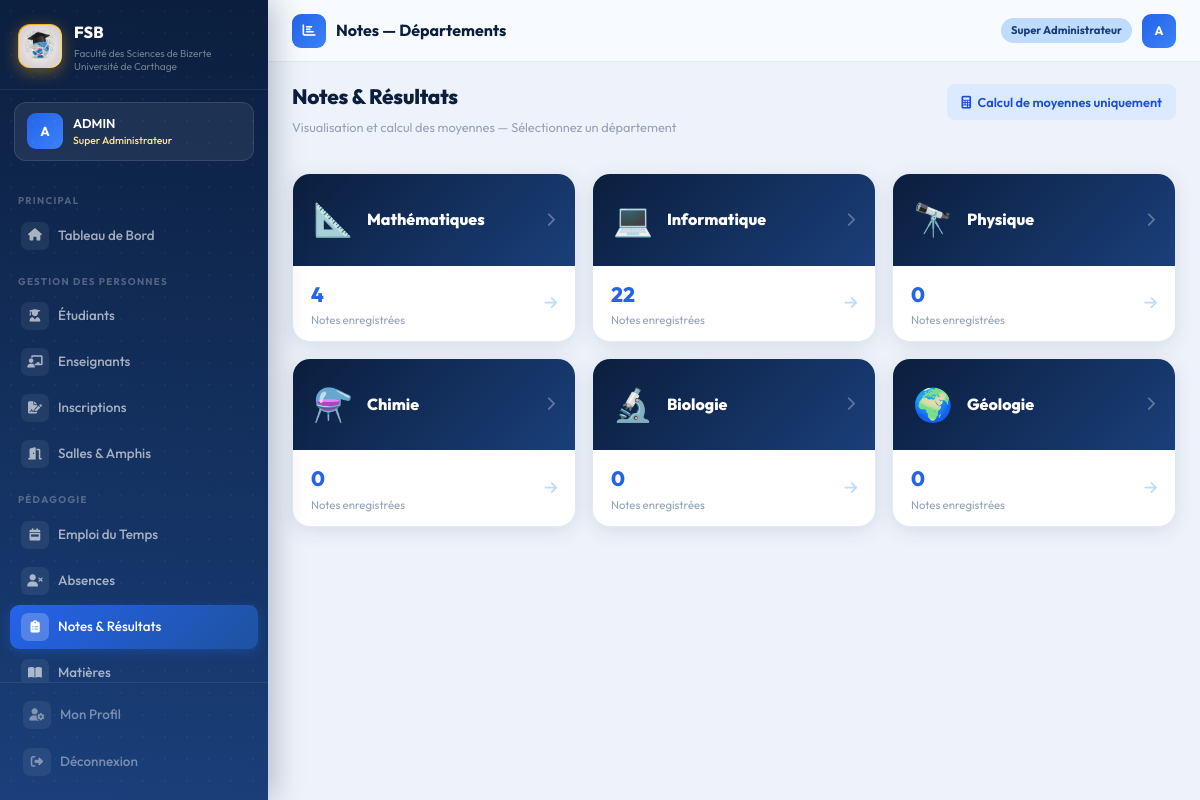
Page /pedagogie/notes/ (signed in) on the committed database.
### accounts/models.py (models this page shows, shortened)
class CustomUser(AbstractUser):
    ROLE_CHOICES = [
        ('super_admin',  'Super Administrateur'),
        ('admin',        'Administrateur'),
        ('scolarite',    'Agent Scolarité'),
        ('chef_dept',    'Chef de Département'),
        ('doyen',        'Doyen / Vice-Doyen'),
    ]
    role = models.CharField(
        max_length=20,
        choices=ROLE_CHOICES,
        default='scolarite'
    )
    telephone = models.CharField(max_length=20, blank=True)
    departement = models.CharField(max_length=50, blank=True)

### administration/models.py (models this page shows, shortened)
class Departement(models.Model):
    NOM_CHOICES = [
        ('mathematiques',  'Mathématiques'),
        ('informatique',   'Informatique'),
        ('physique',       'Physique'),
        ('chimie',         'Chimie'),
        ('biologie',   'Biologie'),
        ('geologie', 'Géologie'),
    ]
    nom         = models.CharField(max_length=50, choices=NOM_CHOICES, unique=True)
    chef        = models.CharField(max_length=100, blank=True, null=True, help_text="Nom du chef de département")
    email       = models.EmailField(blank=True)
    telephone   = models.CharField(max_length=20, blank=True)
    description = models.TextField(blank=True)

### pedagogie/views.py (the view)
# urls.py: path('notes/', views.notes_departements, name='notes'),
@login_required
def notes_departements(request):
    dept_data = []
    for dept in Departement.objects.all():
        nb = Note.objects.filter(matiere__filiere__departement=dept).count()
        dept_data.append({'dept': dept, 'nb_notes': nb})
    return render(request, 'pedagogie/notes/nav_departements.html', {'dept_data': dept_data})

### templates/pedagogie/notes/nav_departements.html
{% extends 'base.html' %}
{% block page_icon %}<i class="fas fa-chart-bar"></i>{% endblock %}
{% block page_title %}Notes — Départements{% endblock %}
{% block content %}
<div class="page-header">
  <div><h1>Notes & Résultats</h1><p class="sub">Visualisation et calcul des moyennes — Sélectionnez un département</p></div>
  <div style="background:#dbeafe;color:#1d4ed8;padding:8px 14px;border-radius:8px;font-size:0.8rem;font-weight:600">
    <i class="fas fa-calculator me-1"></i> Calcul de moyennes uniquement
  </div>
</div>
<div class="row g-3">
  {% for item in dept_data %}
  <div class="col-lg-4 col-md-6 fu fu{{ forloop.counter }}">
    <a href="{% url 'pedagogie:notes_filieres' item.dept.pk %}" style="text-decoration:none">
      <div class="card-fsb" style="transition:all 0.25s;cursor:pointer"
           onmouseover="this.style.transform='translateY(-4px)'" onmouseout="this.style.transform='translateY(0)'">
        <div style="background:linear-gradient(135deg,#0b1e3d,#1a3f7a);padding:20px;display:flex;align-items:center;gap:14px">
          <div style="font-size:2rem">
            {% if item.dept.nom == 'informatique' %}💻{% elif item.dept.nom == 'mathematiques' %}📐{% elif item.dept.nom == 'physique' %}🔭{% elif item.dept.nom == 'chimie' %}⚗️{% elif item.dept.nom == 'biologie' %}🔬{% else %}🌍{% endif %}
          </div>
          <div style="font-size:1rem;font-weight:800;color:white">{{ item.dept.get_nom_display }}</div>
          <i class="fas fa-chevron-right ms-auto" style="color:rgba(255,255,255,0.3)"></i>
        </div>
        <div style="padding:12px 18px;display:flex;justify-content:space-between;align-items:center">
          <div>
            <div style="font-size:1.3rem;font-weight:800;color:#2563eb">{{ item.nb_notes }}</div>
            <div style="font-size:0.71rem;color:#94a3b8">Notes enregistrées</div>
          </div>
          <i class="fas fa-arrow-right" style="color:#bfdbfe"></i>
        </div>
      </div>
    </a>
  </div>
  {% endfor %}
</div>
{% endblock %}

### templates/base.html (shortened to what this page needs)
<!DOCTYPE html>
<html lang="fr">
<head>
    <link href="https://cdn.jsdelivr.net/npm/bootstrap@5.3.2/dist/css/bootstrap.min.css" rel="stylesheet">
    <link href="https://cdnjs.cloudflare.com/ajax/libs/font-awesome/6.5.0/css/all.min.css" rel="stylesheet">
    {% load static %}
    <link rel="stylesheet" href="{% static 'css/fsb.css' %}">
</head>
<body>
    {% if user.is_authenticated %}
    <aside class="sidebar" id="sidebar">
        <div class="sidebar-brand">
            <div class="brand-logo">
                <img src="{% static 'images/logo-fsb.jpg' %}" alt="Logo FSB" width="42" height="42"
                    style="border-radius: 12px; object-fit: cover;">
            </div>
            <div>
                <div class="brand-name">FSB</div>
                <div class="brand-desc">Faculté des Sciences de Bizerte<br>Université de Carthage</div>
            </div>
        </div>
        <div class="sidebar-user">
            <div class="user-avatar">{{ user.first_name|first|upper }}{{ user.last_name|first|upper }}</div>
            <div>
                <div class="user-fullname">{{ user.get_full_name|truncatechars:22 }}</div>
                <div class="user-role-badge">{{ user.get_role_display }}</div>
            </div>
        </div>
        <nav class="sidebar-nav">
            <span class="nav-section">Principal</span>
            <a href="{% url 'administration:dashboard' %}"
                class="sidebar-link {% if request.resolver_match.url_name == 'dashboard' %}active{% endif %}">
                <span class="s-icon"><i class="fas fa-home"></i></span>Tableau de Bord
            </a>
            <span class="nav-section">Gestion des Personnes</span>
            <a href="{% url 'administration:liste_etudiants' %}"
                class="sidebar-link {% if 'etudiants' in request.path %}active{% endif %}">
                <span class="s-icon"><i class="fas fa-user-graduate"></i></span>Étudiants
            </a>
            <a href="{% url 'administration:liste_enseignants' %}"
                class="sidebar-link {% if 'enseignants' in request.path %}active{% endif %}">
                <span class="s-icon"><i class="fas fa-chalkboard-teacher"></i></span>Enseignants
            </a>
            <a href="{% url 'administration:inscriptions' %}"
                class="sidebar-link {% if 'inscriptions' in request.path %}active{% endif %}">
                <span class="s-icon"><i class="fas fa-file-signature"></i></span>Inscriptions
            </a>
            <a href="{% url 'administration:salles' %}"
                class="sidebar-link {% if 'salles' in request.path %}active{% endif %}">
                <span class="s-icon"><i class="fas fa-door-open"></i></span>Salles & Amphis
            </a>
            <span class="nav-section">Pédagogie</span>
            <a href="{% url 'pedagogie:emploi_du_temps' %}"
                class="sidebar-link {% if 'emploi' in request.path %}active{% endif %}">
                <span class="s-icon"><i class="fas fa-calendar-week"></i></span>Emploi du Temps
            </a>
            <a href="{% url 'pedagogie:absences' %}"
                class="sidebar-link {% if 'absences' in request.path %}active{% endif %}">
                <span class="s-icon"><i class="fas fa-user-times"></i></span>Absences
            </a>
            <a href="{% url 'pedagogie:notes' %}"
                class="sidebar-link {% if 'notes' in request.path %}active{% endif %}">
                <span class="s-icon"><i class="fas fa-clipboard-list"></i></span>Notes & Résultats
            </a>
            <a href="{% url 'pedagogie:matieres' %}"
                class="sidebar-link {% if 'matieres' in request.path %}active{% endif %}">
                <span class="s-icon"><i class="fas fa-book-open"></i></span>Matières
            </a>
        </nav>
        <div class="sidebar-footer">
            <a href="{% url 'accounts:profile' %}" class="sidebar-link" style="margin-bottom:3px">
                <span class="s-icon"><i class="fas fa-user-cog"></i></span>Mon Profil
            </a>
            <a href="{% url 'accounts:logout' %}" class="sidebar-link danger">
                <span class="s-icon"><i class="fas fa-sign-out-alt"></i></span>Déconnexion
            </a>
        </div>
    </aside>
    <div class="main-wrapper">
        <header class="topbar">
            <div class="topbar-left">
                <div class="topbar-icon">{% block page_icon %}<i class="fas fa-th"></i>{% endblock %}</div>
                <span class="topbar-title">{% block page_title %}Tableau de Bord{% endblock %}</span>
            </div>
            <div class="topbar-right">
                <span class="role-chip">{{ user.get_role_display }}</span>
                <a class="user-avatar"
                    style="width:34px;height:34px;font-size:0.77rem;border-radius:9px;cursor:pointer;display:inline-flex;align-items:center;justify-content:center;text-decoration:none"
                    href="{% url 'accounts:profile' %}">
                    {{ user.first_name|first|upper }}{{ user.last_name|first|upper }}
                </a>
            </div>
        </header>
        <div class="content-area">
            {% block content %}{% endblock %}
        </div>
    </div>
    {% else %}
    {% block full_content %}{% endblock %}
    {% endif %}
    {% load static %}
</body>
</html>

### rows in the picture
CustomUser: first_name|first "A", get_full_name "ADMIN", role "Super Administrateur"
Departement: dept.nom "Mathématiques", nb_notes "4"
Departement: dept.nom "Informatique", nb_notes "22"
Departement: dept.nom "Physique", nb_notes "0"
Departement: dept.nom "Chimie", nb_notes "0"
Departement: dept.nom "Biologie", nb_notes "0"
Departement: dept.nom "Géologie", nb_notes "0"
